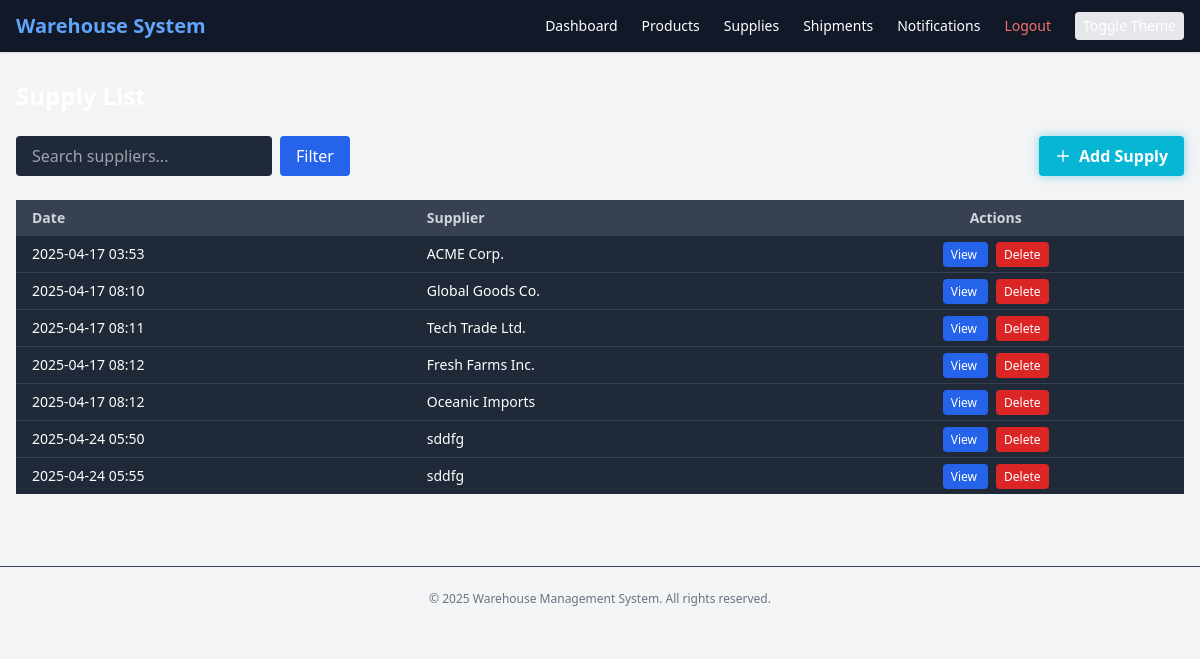
Screenshot of /supplies/ (signed in) with the database file from the repository.
### warehouse/models.py (models this page shows, shortened)
class Supply(models.Model):
    date = models.DateTimeField(auto_now_add=True)
    supplier = models.CharField(max_length=100)
    created_by = models.ForeignKey(User, on_delete=models.CASCADE, related_name='supplies', null=True)

### warehouse/views.py (the view)
# urls.py: path('supplies/', views.supplies, name='supplies'),
@login_required
def supplies(request):
    supplies = Supply.objects.all()
    if request.method == 'POST':
        supply_form = SupplyForm(request.POST)
        formset = SupplyItemFormSet(request.POST)
        if supply_form.is_valid() and formset.is_valid():
            supply = supply_form.save(commit=False)
            supply.created_by = request.user  # Присваиваем текущего пользователя
            supply.save()
            supply_items = formset.save(commit=False)
            for item in supply_items:
                item.supply = supply
                item.save()
            return redirect('supplies')
    else:
        supply_form = SupplyForm()
        formset = SupplyItemFormSet()
    return render(request, 'supplies.html', {
        'supplies': supplies,
        'form': supply_form,
        'formset': formset,
    })

### warehouse/forms.py
class SupplyForm(forms.ModelForm):
    class Meta:
        model = Supply
        fields = ['supplier']

### warehouse/models.py (called while the page is built)
    def __str__(self):
        return self.name

### warehouse/templates/supplies.html (shortened to what this page needs)
{% extends 'base.html' %}
{% load static %}
{% load widget_tweaks %}
{% block content %}
<h1 class="text-2xl font-bold text-white mb-6">Supply List</h1>
<div class="flex flex-wrap items-center justify-between gap-4 mb-6">
   <form method="get" class="flex flex-wrap gap-2 flex-grow">
    <input
      type="text"
      name="search"
      placeholder="Search suppliers..."
      value="{{ request.GET.search|default:'' }}"
      class="w-full md:w-64 px-4 py-2 rounded bg-gray-800 text-white placeholder-gray-400 focus:outline-none focus:ring focus:ring-blue-500 transition"
    />
    <button
      type="submit"
      class="px-4 py-2 rounded bg-blue-600 text-white hover:bg-blue-700 transition"
    >
      Filter
    </button>
  </form>
  <button
  data-modal-target="addSupplyModal"
  data-modal-toggle="addSupplyModal"
  class="flex items-center gap-2 px-4 py-2 bg-cyan-500 hover:bg-cyan-600 text-white font-semibold rounded shadow-md transition focus:outline-none focus:ring-2 focus:ring-cyan-400"
  style="box-shadow: 0 0 10px rgba(6, 182, 212, 0.5);"
>
  <svg xmlns="http://www.w3.org/2000/svg" class="h-4 w-4" fill="none" viewBox="0 0 24 24" stroke="currentColor">
    <path stroke-linecap="round" stroke-linejoin="round" stroke-width="2" d="M12 4v16m8-8H4" />
  </svg>
  Add Supply
  </button>
</div>
<div class="overflow-x-auto">
  <table class="w-full table-auto bg-gray-800 text-white rounded-md text-sm">
    <thead class="bg-gray-700 text-gray-300">
      <tr>
        <th class="px-4 py-2 text-left">Date</th>
        <th class="px-4 py-2 text-left">Supplier</th>
        <th class="px-4 py-2 text-center">Actions</th>
      </tr>
    </thead>
    <tbody class="bg-gray-800 divide-y divide-gray-700">
      {% if supplies %}
        {% for supply in supplies %}
          <tr class="hover:bg-gray-700 transition">
            <td class="px-4 py-2">{{ supply.date|date:"Y-m-d H:i" }}</td>
            <td class="px-4 py-2">{{ supply.supplier }}</td>
            <td class="px-4 py-2 text-center space-x-2">
              <a href="{% url 'supply_detail' supply.pk %}"
                 class="px-2 py-1 rounded bg-blue-600 text-white text-xs hover:bg-blue-700 transition">
                View
              </a>
              <a href="{% url 'delete_supply' supply.pk %}"
                 class="px-2 py-1 rounded bg-red-600 text-white text-xs hover:bg-red-700 transition">
                Delete
              </a>
            </td>
          </tr>
        {% endfor %}
      {% else %}
        <tr>
          <td colspan="3" class="text-center py-4 text-gray-400">No supplies found.</td>
        </tr>
      {% endif %}
    </tbody>
  </table>
</div>
{% endblock %}

### rows the page displays
Supply: date "2025-04-17 03:53", supplier "ACME Corp."
Supply: date "2025-04-17 08:10", supplier "Global Goods Co."
Supply: date "2025-04-17 08:11", supplier "Tech Trade Ltd."
Supply: date "2025-04-17 08:12", supplier "Fresh Farms Inc."
Supply: date "2025-04-17 08:12", supplier "Oceanic Imports"
Supply: date "2025-04-24 05:50", supplier "sddfg"
Supply: date "2025-04-24 05:55", supplier "sddfg"
